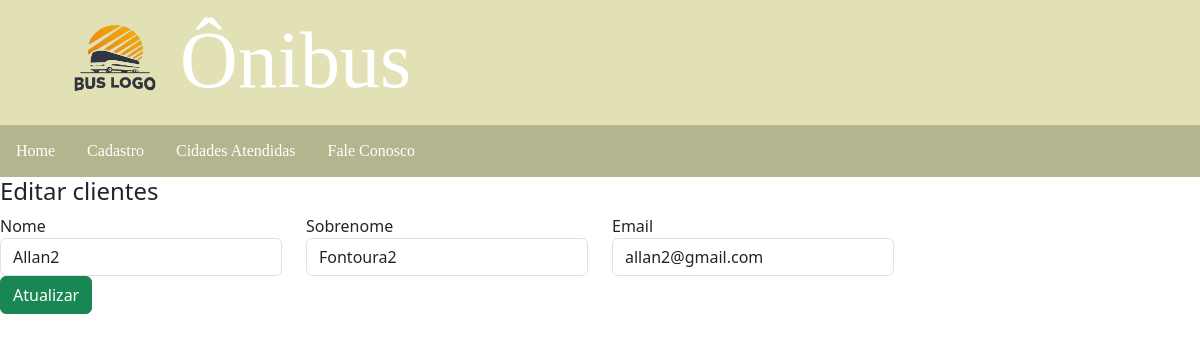
Before: /cadastro/editar/cliente/2 with the older database file.
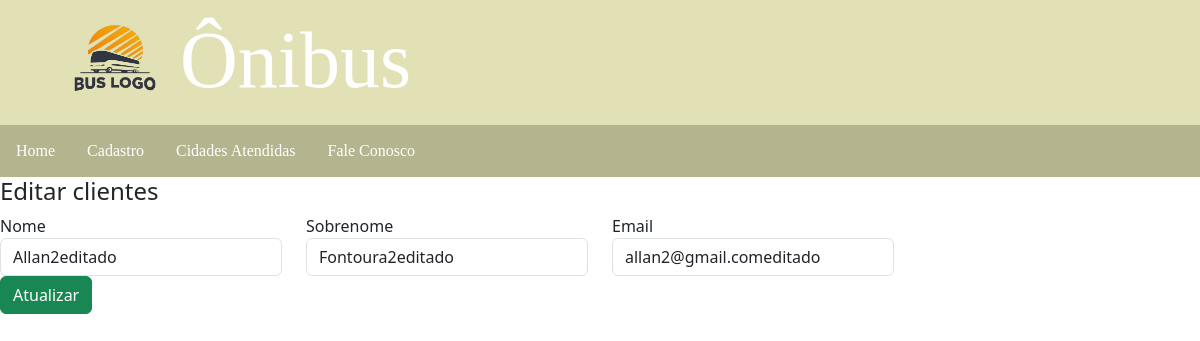
After: the same page with the newer database file.
### cadastro/models.py (models this page shows)
class Clientes(models.Model):
    primeiro_nome = models.CharField(max_length=50)
    sobrenome = models.CharField(max_length=50)
    email = models.CharField(max_length=100)
    status = models.IntegerField()
    created_at = models.DateTimeField(default=datetime.now)
    update_at = models.DateTimeField(default=datetime.now, blank=True)

### cadastro/views.py (the view)
# urls.py: path('editar/cliente/<int:id_cliente>', views.editar, name='editar_cliente'),
def editar(request, id_cliente):
    cliente = get_object_or_404(Clientes, pk=id_cliente)
    return render(request, 'editar_cliente.html', {'dados_cliente': cliente})

### cadastro/templates/editar_cliente.html (shortened to what this page needs)
{% extends 'topo.html' %}
{% block content %}
    <h4>Editar clientes</h4>
    <form action="{% url 'atualizar_cliente' %}" method="post">
        <div class="row">
            <div class="col-md-3">
                <label for="nome">Nome</label>
                <input type="text" name="nome" class="form-control" value="{{dados_cliente.primeiro_nome}}">
            </div>
            <div class="col-md-3">
                <label for="sobrenome">Sobrenome</label>
                <input type="text" name="sobrenome" class="form-control" value="{{dados_cliente.sobrenome}}">
            </div>
            <div class="col-md-3">
                <label for="email">Email</label>
                <input type="text" name="email" class="form-control" value="{{dados_cliente.email}}">
            </div>
        </div>
        <div class="d-flex justify-content-end">
            <button class="btn btn-success">Atualizar</button>
        </div>
    </form>
{% endblock %}

Changed rows visible on the page:
changed Clientes: nome "Allan2" → "Allan2editado"; sobrenome "Fontoura2" → "Fontoura2editado"; email "allan2@gmail.com" → "allan2@gmail.comeditado"
